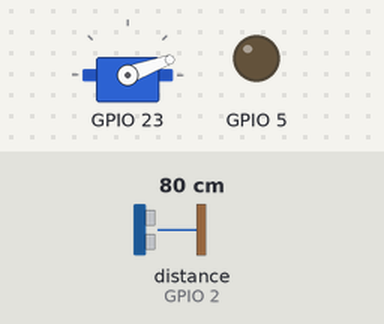
Bench run of a sketch on a simulated ESP32. Shown: servo, output pins drawn as LEDs (lit = HIGH). The inputs (shaded band) are chosen by the test bench; at power-on: distance to the obstacle (sensor on GPIO 2) 80 cm. The echo pulse lasts 58.3 µs per cm; WiFi joins after 1.5 s; servers stay silent unless stated; random numbers use the default seed unless the sketch sets one; pins used as bus, display or sensor lines are not drawn; what the sketch prints to the serial monitor is not drawn.

Above: at 3.2 s.
3.3 s: distance to the obstacle (sensor on GPIO 2) set to 22 cm
At 5.5 s:
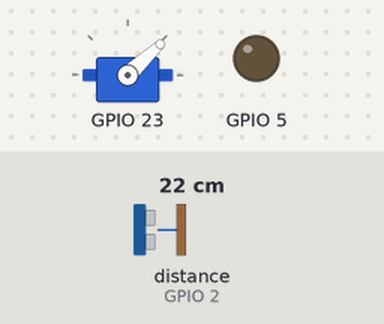
At 6.4 s:
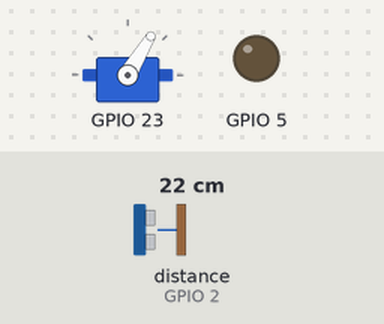
6.6 s: distance to the obstacle (sensor on GPIO 2) set to 18 cm
Timing chart, 0 to 9.6 s (numbered marks = the images above; inputs shaded):
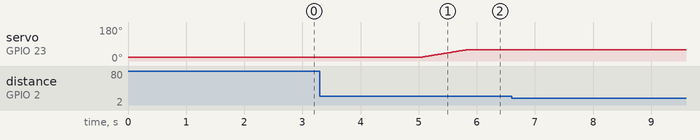

Measured:
- after the input at 6.6 s, every drawn part: stays the same

The sketch:

APIS.ino
```cpp
#include <WiFi.h>
#include <HTTPClient.h>
#include<ESP32Servo.h>
#include<Arduino_JSON.h>
#include<base64.h>
#include <FS.h>
#include "UltraSonic.h"
#include "Controller.h"
#include "ServoC.h"
#include "Alarm.h"

void parseJsonString(String jsonString, String& mostConfidentLabel, double& confidence) {
  int index = jsonString.indexOf(',');
  mostConfidentLabel = jsonString.substring(26, index-1);
  confidence = jsonString.substring(index+16, jsonString.length()-1).toDouble();
}

UltraSonic ultrasonic(2, 4);
ServoC servo(23);
Alarm alarmC(5);

const char *ssid = "LT";
const char *password = "prudencio";

/* const char* ssid = "LTR";
const char* password = "2J8LQV5L"; */

// const char* serverUrl = "https://shark-app-ko77v.ondigitalocean.app/web/sendImg/";
const char* serverUrl = "http://192.168.163.193:8000/web/sendImg/";
const char* contentType = "application/json";
// const char* contentType = "application/x-www-form-urlencoded";
const char* cameraServer = "http://192.168.163.129/capture";

void setup() {
  // put your setup code here, to run once:+
  ultrasonic.begin();
  servo.begin();
  alarmC.begin();
  WiFi.begin(ssid, password);
  Serial.begin(19200);
  while (WiFi.status() != WL_CONNECTED) {
    delay(1000);
    Serial.println("Conectando a la red WiFi...");
  }
}

bool find = false;
int factor = 1;
byte angle = 20;
byte cont = 0;

void loop() {
  int d = ultrasonic.getDistance();
  find = d>=0 && d<=20;
  delay(500);
  if (find) {
    if (WiFi.status() == WL_CONNECTED) {
      HTTPClient http;
      http.begin(cameraServer);

      int httpCode = http.GET();
      if (httpCode > 0) {
        if (httpCode == HTTP_CODE_OK) {
          String image_data = http.getString();
          http.end();
          http.begin(serverUrl);
          http.addHeader("Content-Type", contentType);
          String payload = "{\"frame\":\"" + base64::encode((uint8_t*)image_data.c_str(), image_data.length()) + "\"}";
          int httpResponseCode = http.POST(payload);
          String response = http.getString();
          Serial.print("HTTP Response Code: ");
          Serial.println(httpResponseCode);
          Serial.print("Response: ");
          Serial.println(response);
          String mostConfidentLabel;
          double confidence;
          parseJsonString(response, mostConfidentLabel, confidence);
          /* Serial.println(mostConfidentLabel);
          Serial.println(confidence); */
          http.end();
          if (mostConfidentLabel == "person" && confidence > 0.7) {
            alarmC.tick();
          }
        } else {
          Serial.println("Error en la solicitud HTTP");
        }
      } else {
        Serial.println("Error en la conexión HTTP");
      }

    }
    /* if (WiFi.status() == WL_CONNECTED) {
      alarmC.tick();
      HTTPClient http;
      http.begin(cameraServer);

      int httpCode = http.GET();
      if (httpCode > 0) {
        if (httpCode == HTTP_CODE_OK) {
          const int bufferSize = 1024;
          uint8_t buffer[bufferSize];
          size_t bytesRead;
          // Descargar los datos binarios de la imagen directamente
          WiFiClient *stream = http.getStreamPtr();
          memset(buffer, 0, bufferSize);
          bytesRead = stream->readBytes(buffer, bufferSize);

          // Codificar los datos en base64
          String image_data_base64 = base64::encode(buffer, bytesRead);

          http.end();

          // Realizar la solicitud POST al servidor Django con los datos codificados en base64
          http.begin(serverUrl);
          http.addHeader("Content-Type", contentType);
          String payload = "frame=" + image_data_base64;
          int httpResponseCode = http.POST(payload);
          String response = http.getString();
          Serial.print("HTTP Response Code: ");
          Serial.println(httpResponseCode);
          Serial.print("Response: ");
          Serial.println(response);
          http.end();
        } else {
          Serial.println("Error en la solicitud HTTP");
        }
      } else {
        Serial.println("Error en la conexión HTTP");
      }
    } */
    /* if (WiFi.status() == WL_CONNECTED) {
      alarmC.tick();

      HTTPClient http;
      http.begin(cameraServer);

      int httpCode = http.GET();
      if (httpCode > 0) {
        if (httpCode == HTTP_CODE_OK) {
          String image_data = http.getString();
          http.end();
          http.begin(serverUrl);
          http.addHeader("Content-Type", contentType);
          String payload = "{\"frame\": " + image_data + "}";
          int httpResponseCode = http.POST(payload);
          String response = http.getString();
          Serial.print("HTTP Response Code: ");
          Serial.println(httpResponseCode);
          Serial.print("Response: ");
          Serial.println(response);
          http.end();
        } else {
          Serial.println("Error en la solicitud HTTP");
        }
      } else {
        Serial.println("Error en la conexión HTTP");
      }

    } */
    cont=0;
  } else {
    if (cont==5) {
      angle += factor*40;
      servo.move(angle, factor);
      if (angle == 140) {
        factor = -1;
      }
      if (angle==20) {
        factor =1;
      }
      cont=0;
    } else {
      cont++;
    }
  }
}
```

Alarm.h
```cpp
class Alarm {
  private:
    byte led;
  public:
    Alarm(byte led) {
      this->led = led;
    }
    void begin() {
      pinMode(led, OUTPUT);
    }
    void on() {
      digitalWrite(led, 1);
    }
    void off() {
      digitalWrite(led, 0);
    }
    void tick() {
      on();
      delay(500);
      off();
    }
};
```

Controller.h
```cpp
#include<time.h>
#include<stdlib.h>

bool isBird(String photo) {
    srand(time(NULL));
    return rand()%(1-0+1)== 1;
}

void atack() {

}
```

ServoC.h
```cpp
class ServoC {
  private:
    byte angle;
    Servo servo;
    byte pin;
  public:
    ServoC(int pin) {
      this->pin = pin;
      angle = 20;
    }
    void begin() {
      servo.attach(pin);
      servo.write(20);
    }
    void move(byte angle, int factor) {
      if (factor>0) {
        for (int i=this->angle; i<angle; i++) {
          this->angle = i;
          this->servo.write(i);
          delay(20);
        }
      } else {
        for (int i=this->angle; i>angle; i--) {
          this->angle = i;
          this->servo.write(i);
          delay(20);
        }
      }
    }
};
```

UltraSonic.h
```cpp
class UltraSonic {
  private:
    byte echo;
    byte trigger;
    void throwSignal() {
      digitalWrite(trigger, HIGH);
      delay(1);
      digitalWrite(trigger, LOW);
    }
  public:
    UltraSonic(byte echo, byte trigger) {
      this->echo = echo;
      this->trigger = trigger;
    }
    void begin() {
      pinMode(echo, INPUT);
      pinMode(trigger, OUTPUT);
    }
    int getDistance() {
      throwSignal();
      int duration = pulseIn(echo, HIGH);
      int distance = (duration ) / 58.2;
      return distance;
    }
};
```
